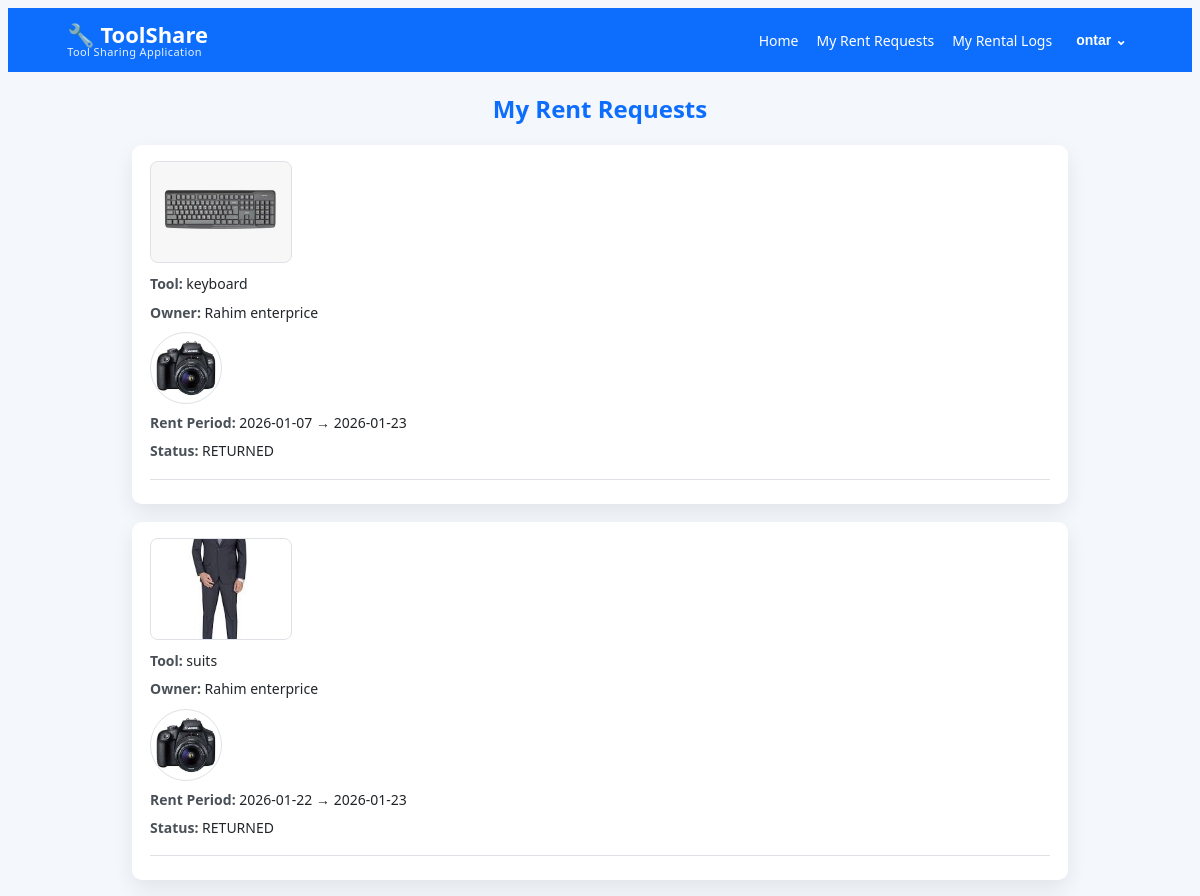
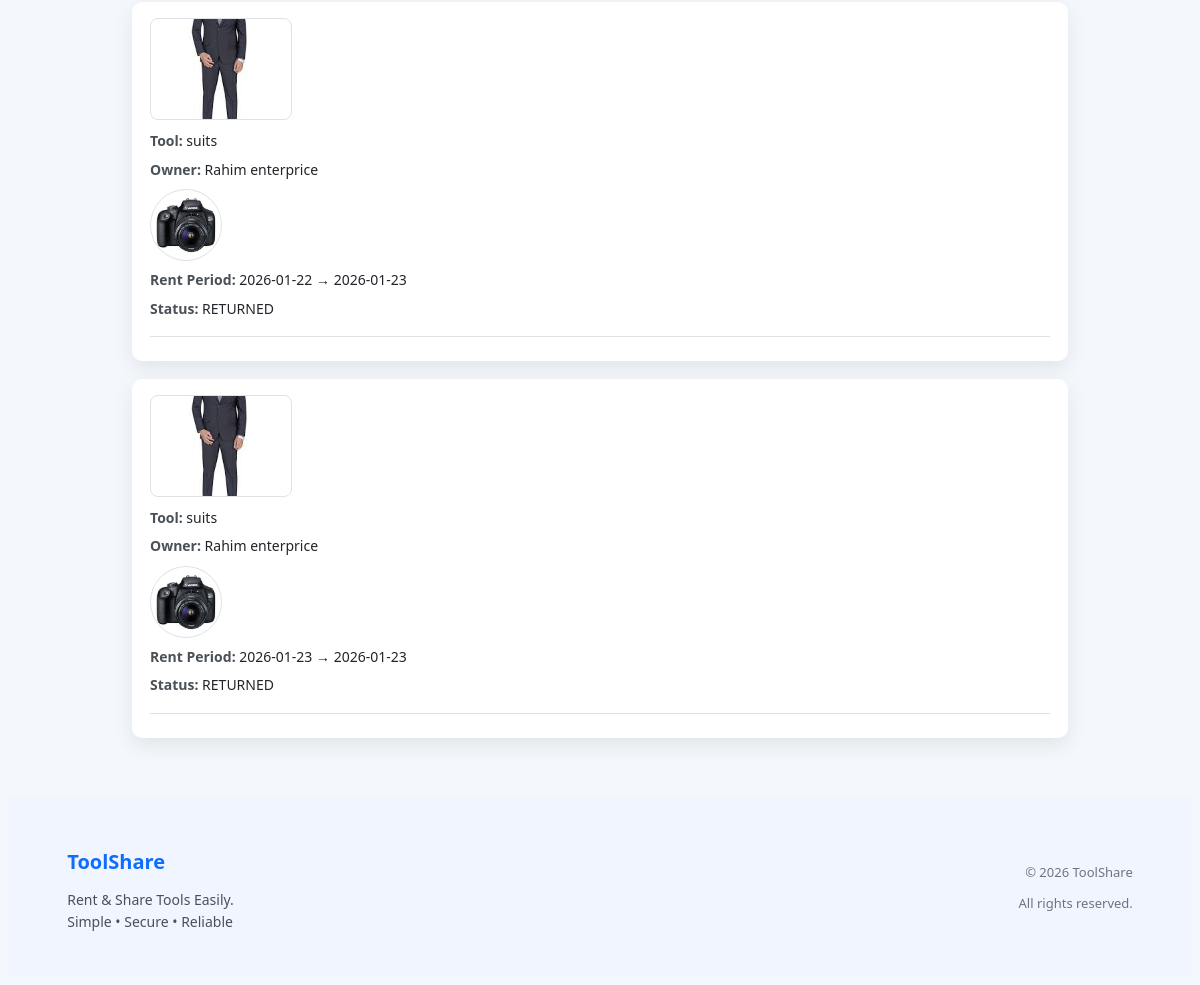
The page /public/index.php?url=rent/myRequests (signed in) on the database its author committed (2 pictures, top to bottom).
### tables this page shows
CREATE TABLE `rent_requests` (
  `id` varchar(36) NOT NULL,
  `tool_id` varchar(36) NOT NULL,
  `owner_id` varchar(36) NOT NULL,
  `renter_id` varchar(36) NOT NULL,
  `start_date` date NOT NULL,
  `end_date` date NOT NULL,
  `status` enum('REQUESTED','ACCEPTED','REJECTED','RETURN_REQUESTED','RETURNED') DEFAULT 'REQUESTED',
  `created_at` datetime DEFAULT current_timestamp(),
  `updated_at` datetime DEFAULT NULL
);

CREATE TABLE `tools` (
  `id` varchar(36) NOT NULL,
  `user_id` varchar(36) NOT NULL,
  `category_id` varchar(36) NOT NULL,
  `name` varchar(150) NOT NULL,
  `description` text DEFAULT NULL,
  `price_per_day` decimal(10,2) NOT NULL,
  `quantity` int(11) NOT NULL,
  `location` varchar(150) DEFAULT NULL,
  `status` enum('AVAILABLE','RENTED','INACTIVE') DEFAULT 'AVAILABLE',
  `created_at` datetime DEFAULT current_timestamp()
);

CREATE TABLE `users` (
  `id` varchar(36) NOT NULL,
  `name` varchar(150) NOT NULL,
  `email` varchar(150) NOT NULL,
  `phone` varchar(20) NOT NULL,
  `nid_number` varchar(50) DEFAULT NULL,
  `password` varchar(255) NOT NULL,
  `profile_image` varchar(255) DEFAULT NULL,
  `role` enum('USER','VENDOR','ADMIN') NOT NULL,
  `status` enum('ACTIVE','INACTIVE','BLOCKED') DEFAULT 'ACTIVE',
  `shop_number` varchar(100) DEFAULT NULL,
  `business_card_no` varchar(100) DEFAULT NULL,
  `created_at` datetime DEFAULT current_timestamp()
);

### app/controllers/RentController.php (called while the page is built, shortened)
<?php
require_once __DIR__ . '/../services/RentService.php';
class RentController
{
    private RentService $rentService;
    public function __construct()
    {
        $this->rentService = new RentService();
    }
    public function myRequests()
{
    $currentUser = $_SESSION['user'] ?? null;
    $requests = $this->rentService
        ->getMyRentRequests($currentUser['id']);
    require __DIR__ . '/../views/rent/myRequest.php';
}
}

### app/core/Router.php (called while the page is built, shortened)
<?php
class Router
{
    public function run()
    {
        $url = $_GET['url'] ?? 'user/guestView';
        $parts = explode('/', trim($url, '/'));
        $methodName = $parts[1] ?? 'index';
        $controller = new $controllerName();
        $controller->$methodName();
    }
}

### public/index.php (called while the page is built, shortened)
<?php
require_once __DIR__ . '/../app/core/Router.php';
$router = new Router();
$router->run();

### config/Database.php (called while the page is built)
<?php
class Database
{
    private static $host = "localhost";
    private static $db   = "tool share application";
    private static $user = "root";
    private static $pass = "";
    public static function connect()
    {
        try {
            $pdo = new PDO(
                "mysql:host=" . self::$host . ";dbname=" . self::$db,
                self::$user,
                self::$pass
            );
            $pdo->setAttribute(PDO::ATTR_ERRMODE, PDO::ERRMODE_EXCEPTION);
            return $pdo;
        } catch (PDOException $e) {
            die("DB Connection Failed: " . $e->getMessage());
        }
    }
}

### app/services/RentService.php (called while the page is built, shortened)
<?php
require_once __DIR__ . '/../repositories/RentRepository.php';
class RentService
{
    private RentRepository $rentRepo;
    public function __construct()
    {
        $this->rentRepo = new RentRepository();
    }
public function getMyRentRequests(string $renterId): array
{
    return $this->rentRepo->getDetailedRequestsByRenter($renterId);
}
}

### app/repositories/RentRepository.php (called while the page is built, shortened)
<?php
require_once __DIR__ . '/../../config/Database.php';
class RentRepository
{
    private PDO $db;
    public function __construct()
    {
        $this->db = Database::connect();
    }
public function getDetailedRequestsByRenter(string $renterId): array
{
    $sql = "
        SELECT
            rr.id AS rent_id,
            rr.start_date,
            rr.end_date,
            rr.status,
            t.name AS tool_name,
            (
                SELECT ti.image_path
                FROM tool_images ti
                WHERE ti.tool_id = t.id
                ORDER BY ti.id ASC
                LIMIT 1
            ) AS tool_image,
            u.name AS owner_name,
            u.profile_image AS owner_image
        FROM rent_requests rr
        JOIN tools t ON t.id = rr.tool_id
        JOIN users u ON u.id = rr.owner_id
        WHERE rr.renter_id = ?
        ORDER BY rr.created_at DESC
    ";
    $stmt = $this->db->prepare($sql);
    $stmt->execute([$renterId]);
    return $stmt->fetchAll(PDO::FETCH_ASSOC);
}
}

### app/views/rent/myRequest.php (the view, shortened to what this page needs)
<?php
require_once __DIR__ . '/../layouts/header.php';
?>
<link rel="stylesheet" href="/final/tool-share-application/app/assets/css/header.css">
<link rel="stylesheet" href="/final/tool-share-application/app/assets/css/footer.css">
<link rel="stylesheet" href="/final/tool-share-application/app/assets/css/myrentRequset.css">
<h2>My Rent Requests</h2>
<?php foreach ($requests as $req): ?>
    <div class="rent-card">
        <?php if (!empty($req['tool_image'])): ?>
            <img
                src="/final/tool-share-application/public/<?= htmlspecialchars($req['tool_image']) ?>"
                alt="Tool Image"
                width="140"
            >
        <?php endif; ?>
        <p><strong>Tool:</strong> <?= htmlspecialchars($req['tool_name']) ?></p>
        <p><strong>Owner:</strong> <?= htmlspecialchars($req['owner_name']) ?></p>
        <?php if (!empty($req['owner_image'])): ?>
            <img
                src="/final/tool-share-application/public/<?= htmlspecialchars($req['owner_image']) ?>"
                alt="Owner Image"
                width="80"
            >
        <?php endif; ?>
        <p>
            <strong>Rent Period:</strong>
            <?= htmlspecialchars($req['start_date']) ?>
            →
            <?= htmlspecialchars($req['end_date']) ?>
        </p>
        <p>
            <strong>Status:</strong>
            <?= htmlspecialchars($req['status']) ?>
        </p>
        <hr>
    </div>
<?php endforeach; ?>
<?php
require_once __DIR__ . '/../layouts/footer.php';
?>

### app/assets/css/myrentRequset.css (style rules this page uses)
h2 { text-align: center; color: #0d6efd; margin: 20px 0; }
.rent-card { max-width: 900px; margin: 18px auto; background: #ffffff; padding: 16px 18px; border-radius: 10px; box-shadow: 0 8px 20px rgba(0,0,0,0.08); }
.rent-card img[alt="Tool Image"] { width: 140px; height: 100px; object-fit: cover; border-radius: 8px; border: 1px solid #dee2e6; background: #e9ecef; margin-bottom: 10px; display: block; }
.rent-card img[alt="Owner Image"] { width: 70px; height: 70px; object-fit: cover; border-radius: 50%; border: 1px solid #dee2e6; background: #e9ecef; margin: 8px 0; display: block; }
.rent-card p { margin: 6px 0; font-size: 14px; line-height: 1.6; }
.rent-card strong { color: #495057; }
.rent-card hr { border: none; border-top: 1px solid #dee2e6; margin-top: 16px; }

### rows shown on the page
rent_requests: shows a picture, tool.name "keyboard", owner.name "Rahim enterprice", owner.profile_image (picture), start_date "2026-01-07", end_date "2026-01-23", status "RETURNED"
rent_requests: tool.name "suits", owner.name "Rahim enterprice", owner.profile_image (picture), start_date "2026-01-22", end_date "2026-01-23", status "RETURNED"
rent_requests: tool.name "suits", owner.name "Rahim enterprice", owner.profile_image (picture), start_date "2026-01-22", end_date "2026-01-23", status "RETURNED"
rent_requests: tool.name "suits", owner.name "Rahim enterprice", owner.profile_image (picture), start_date "2026-01-23", end_date "2026-01-23", status "RETURNED"

### other values the page prints
$_SESSION['user']['name'] "ontar"
